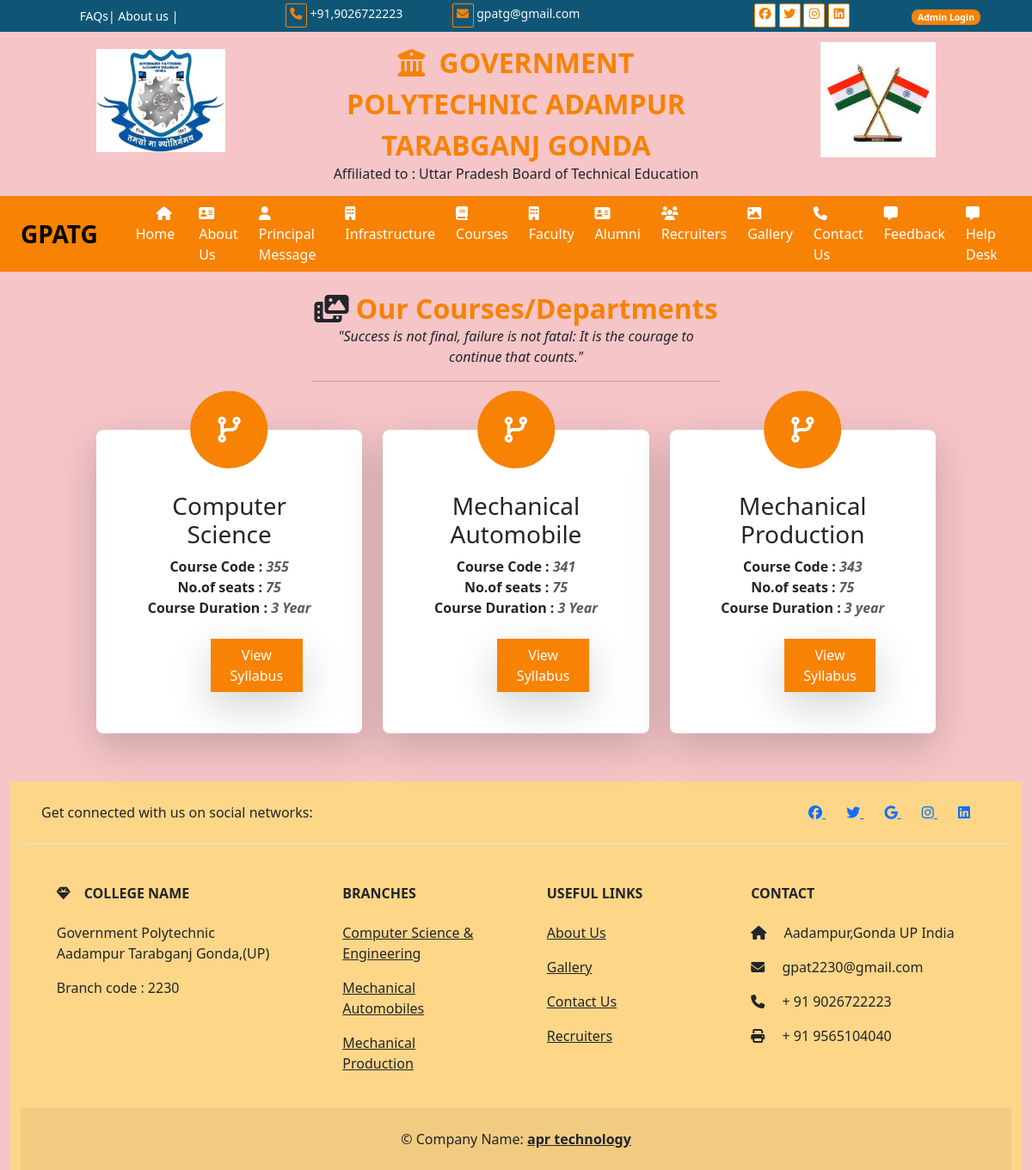
Screenshot of /course/ with the database file from the repository.
### user/models.py (models this page shows)
class tbl_courses(models.Model):
    department=models.CharField(max_length=60,null=True)
    seats=models.CharField(max_length=30,null=True)
    course_code=models.CharField(max_length=20,null=True)
    duration=models.CharField(max_length=40,null=True)
    pdf = models.FileField(upload_to="static/doc",null=True)

### user/views.py (the view)
# urls.py: path('course/',views.courses),
def courses(request):
    data=tbl_courses.objects.all().order_by('-id')
    md={"cdata":data}
    return render(request,'course.html',md)

### templates/course.html (shortened to what this page needs)
{% extends 'base.html' %}
{% load static %}
{% block childpage %}
<div class="row target=_blank">
<div class="col-sm-5 mx-auto text-center my-4">
    <p class="m-0 h2">
    <i class="fa-solid fa-photo-film"></i>
    <b class="txt-color1">Our Courses/Departments</b></p>
    <i> "Success is not final, failure is not fatal: It is the courage to continue that counts."</i>
    <hr/>
</div>
</div>
<div class="row">
    <div class="col-sm-10 mx-auto">
        <div class="row">
            {% for c in cdata %}
            <div class="col-sm-4 mt-3">
                <div class="card shadow-lg mb-2 bg-mycolor5 rounded-3 border-0 p-5 text-center">
                    <span class="position-absolute top-0 start-50 translate-middle badge rounded-pill">
                <i class="fa-solid fa-code-branch cicon"></i>
                 <span class="visually-hidden">unread messages</span></span>
                <h3 class="text-center pt-4">{{c.department}}</h3>
                <b>Course Code : <i class="text-muted">{{c.course_code}}</i></b>
                <b>No.of seats : <i class="text-muted">{{c.seats}}</i></b>
                <b>Course Duration : <i class="text-muted">{{c.duration}}</i></b><br/>
                    <a href="http://127.0.0.1:8000/{{c.pdf}}" class="btn shadow-lg rounded-0 w-50 btnh " target="_blank">View Syllabus</a>
                     </div>
            </div>
   {% endfor %}
        </div>
    </div>
   </div>
                {% endblock %}

### templates/base.html (style rules this page uses)
body { overflow-x:hidden; }
:root { --bgcolor1:#f78203; --bgcolor2:#0f5676; --bgcolor3:#ffb634; --bgcolor4:#f5c5c8; --bgcolor5:#f5ec90; --bgcolor6:#dcd6d4; --bgcolor7:#fed688; }
.bg-mycolor5 { background:var(--bgcolor5); }
.txt-color1 { color:var(--bgcolor1); }

### templates/course.html (style rules this page uses)
.cicon { height:90px; width:90px; background:var(--bgcolor1); font-size:30px; text-align:center; line-height:90px; border-radius:50%; color:white; }
.btnh { margin-left:85px; background:var(--bgcolor1); color:white; }

### rows the page displays
tbl_courses: department "Computer Science", course_code "355", seats "75", duration "3 Year"
tbl_courses: department "Mechanical Automobile", course_code "341", seats "75", duration "3 Year"
tbl_courses: department "Mechanical Production", course_code "343", seats "75", duration "3 year"
